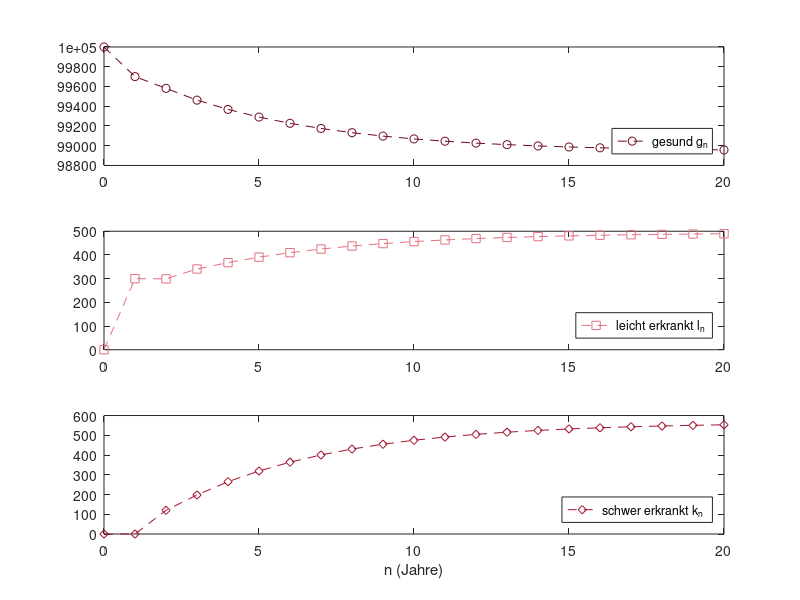

Reproduce this figure in MATLAB.
% Abb. 2.7: Krankheitsverlauf als lineares System (Buch, Abschnitt 2.2, Gl. 2.8)
% x_{n+1} = A x_n mit x = (gesund, leicht erkrankt, schwer erkrankt), x_0 = (100000, 0, 0), ein Schritt = ein Jahr
% (c) 2026 Philipp Kügler · Programm zum Buch „Dynamische Systeme in den Lebenswissenschaften“ · MIT-Lizenz (siehe LICENSE)
A = [0.997 0.6 0;
     0.003 0   0.35;
     0     0.4 0.65];
N = 20;
X = zeros(3, N + 1);
X(:, 1) = [100000; 0; 0];
for k = 1:N
    X(:, k + 1) = A * X(:, k);           % Matrix mal Vektor
end
fprintf('x_20 = (%.0f, %.0f, %.0f)\n', X(:, end));
fprintf('Spaltensummen von A: %g %g %g -> die Gesamtzahl bleibt erhalten: %.0f\n', sum(A), sum(X(:, end)));

namen = {'gesund g_n', 'leicht erkrankt l_n', 'schwer erkrankt k_n'};
farben = [0.43 0.04 0.12; 0.89 0.44 0.49; 0.64 0.08 0.18]; marker = 'osd';
for i = 1:3
    subplot(3, 1, i);
    plot(0:N, X(i, :), ['--' marker(i)], 'Color', farben(i, :)); legend(namen{i}, 'Location', 'southeast');
end
xlabel('n (Jahre)');
